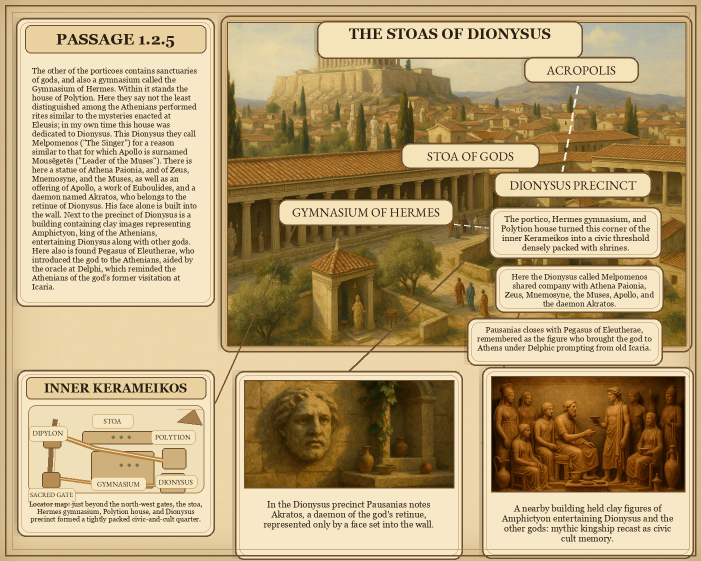
#> input picture graphic_book/images/1/2/5.png, 1402 x 1122 px (shown at 1/2 size)
$ python -i render_passage_1_4_5.py   (imports and definitions only)
#> lines starting #> are read from the running program, lines starting #| are printed output that depends on the picture
### graphic_book_fonts.py
"""Select explicit or installed serif fonts on macOS and Linux."""

import os
from pathlib import Path


def installed_font(variable: str, candidates: list[str]) -> str:
    """Honor configured fonts and fail before rendering if none is installed."""
#> called with variable = 'PAUSANIAS_GRAPHIC_BOOK_BODY_FONT'
    configured = os.environ.get(variable)
    if configured:
        candidates = [configured]
    for candidate in candidates:
        if Path(candidate).is_file():
            return candidate
#> further down, picture is the input picture: PIL image 1402x1122 RGB; mean R, G, B 183.6, 161.1, 119.5
    raise RuntimeError(f"Install a serif font or set {variable}; checked {candidates}")


BODY_FONT = installed_font(
    "PAUSANIAS_GRAPHIC_BOOK_BODY_FONT",
    [
        "/System/Library/Fonts/Supplemental/Georgia.ttf",
        "/usr/share/fonts/truetype/dejavu/DejaVuSerif.ttf",
        "/usr/share/fonts/truetype/liberation2/LiberationSerif-Regular.ttf",
    ],
)
TITLE_FONT = installed_font(
    "PAUSANIAS_GRAPHIC_BOOK_TITLE_FONT",
    [
        "/System/Library/Fonts/Supplemental/Georgia Bold.ttf",
        "/usr/share/fonts/truetype/dejavu/DejaVuSerif-Bold.ttf",
        "/usr/share/fonts/truetype/liberation2/LiberationSerif-Bold.ttf",
    ],
)
DISPLAY_FONT = installed_font(
    "PAUSANIAS_GRAPHIC_BOOK_DISPLAY_FONT",
    [
        str(Path.home() / "Library/Fonts/EBGaramond-VariableFont_wght.ttf"),
        BODY_FONT,
    ],
)

### graphic_book/render_passage_1_3_2.py
#!/usr/bin/env python3

from __future__ import annotations

import json
import sqlite3
import sys
from dataclasses import asdict, dataclass
from pathlib import Path

ROOT_DIR = Path(__file__).resolve().parents[1]
if str(ROOT_DIR) not in sys.path:
    sys.path.insert(0, str(ROOT_DIR))

from graphic_book_corpus import snapshot_path
from graphic_book_fonts import BODY_FONT, TITLE_FONT, DISPLAY_FONT

from PIL import Image, ImageDraw, ImageFilter, ImageFont, ImageOps


WIDTH = 1402
HEIGHT = 1122
PASSAGE_ID = "1.3.2"

PARCHMENT = "#efd9ab"
PARCHMENT_LIGHT = "#f7e8c8"
PARCHMENT_DEEP = "#d8bb86"
INK = "#2a1e13"
RULE = "#6f5130"
ROAD = "#b8823f"
ROAD_LIGHT = "#f4ead6"
WALL = "#8c6a3f"
CITY = "#cfb07a"
CITY_LIGHT = "#f6e7c0"
BRONZE = "#7b7655"


@dataclass
class FitRecord:
    name: str
    rect: tuple[int, int, int, int]
    font_path: str
    font_size: int
    text_bbox: tuple[int, int, int, int]
    text: str


def root_dir() -> Path:
    return ROOT_DIR


# [245 lines left out: functions load_translation, make_parchment, panel_shadow, paste_with_shadow, crop_to_fill, wrap_text and 6 more, not called in this run]


def draw_leader(draw: ImageDraw.ImageDraw, start: tuple[int, int], end: tuple[int, int]) -> None:
    draw.line((start, end), fill=RULE, width=3)
    draw.ellipse((start[0] - 5, start[1] - 5, start[0] + 5, start[1] + 5), fill=RULE)


# [6 lines left out: function draw_polyline_leader, not called in this run]


def add_border(draw: ImageDraw.ImageDraw) -> None:
    draw.rectangle((10, 10, WIDTH - 10, HEIGHT - 10), outline=RULE, width=3)
    draw.rectangle((24, 24, WIDTH - 24, HEIGHT - 24), outline="#9d7d4e", width=1)


# [263 lines left out: functions make_locator_map, render_page, main, not called in this run]


# [2 lines that do not run on import are left out]

### graphic_book/render_passage_1_4_5.py
#!/usr/bin/env python3

from __future__ import annotations

import json
import sys
from dataclasses import asdict
from pathlib import Path

ROOT_DIR = Path(__file__).resolve().parents[1]
if str(ROOT_DIR) not in sys.path:
    sys.path.insert(0, str(ROOT_DIR))

import sqlite3
from graphic_book_corpus import snapshot_path

from PIL import Image, ImageDraw, ImageEnhance, ImageOps

from graphic_book.render_passage_1_3_2 import (
    BODY_FONT,
    DISPLAY_FONT,
    FitRecord,
    HEIGHT,
    PARCHMENT_DEEP,
    RULE,
    TITLE_FONT,
    WIDTH,
    add_border,
    crop_to_fill,
    draw_fitted_text,
    draw_leader,
    draw_polyline_leader,
    framed_panel,
    make_inset_panel,
    make_label,
    make_note_panel,
    make_parchment,
    paste_with_shadow,
    root_dir,
)


PASSAGE_ID = "1.4.5"
ASSET_DIR = root_dir() / "graphic_book/assets/generated/1_4_5"
MAIN_ART = ASSET_DIR / "main_asia_minor_galatian_route.png"
MIDAS_ART = ASSET_DIR / "midas_anchor_spring.png"
PESSINUS_ART = ASSET_DIR / "pessinus_agdistis_attis.png"


# [17 lines left out: functions load_translation, validate_fit_records, not called in this run]


def warm_art(image: Image.Image) -> Image.Image:
    image = ImageEnhance.Contrast(image).enhance(1.04)
    image = ImageEnhance.Color(image).enhance(0.94)
    image = ImageEnhance.Sharpness(image).enhance(1.04)
    wash = Image.new("RGB", image.size, "#e7c995")
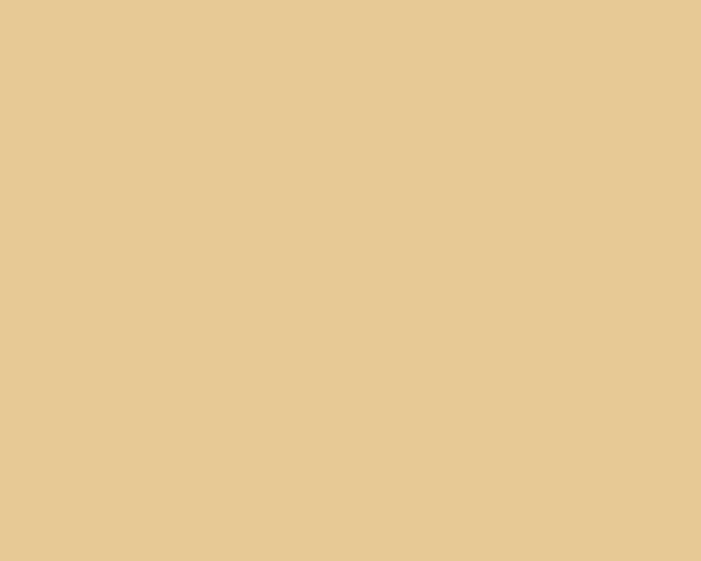
#> wash: PIL image 1402x1122 RGB (shown at 1/2 size); mean R, G, B 231, 201, 149
    image = Image.blend(image, wash, 0.055)
    grain = Image.effect_noise(image.size, 5).convert("L")
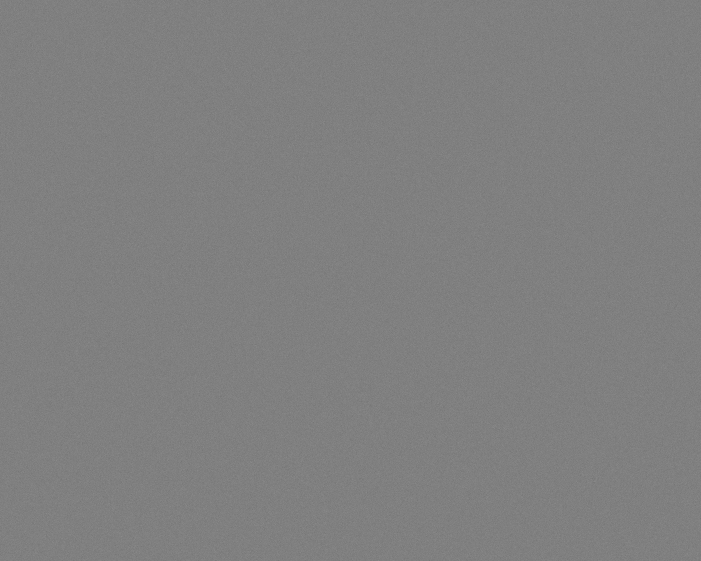
#> grain: PIL image 1402x1122 L (shown at 1/2 size); min 101, max 151, mean 127.5
    grain = ImageOps.autocontrast(grain)
    grain_rgb = ImageOps.colorize(grain, black="#a77b45", white="#fff0ca")
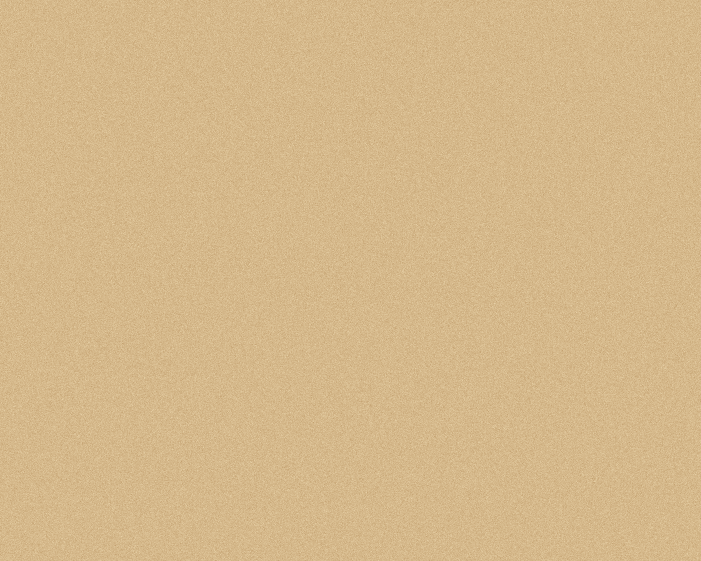
#> grain_rgb: PIL image 1402x1122 RGB (shown at 1/2 size); mean R, G, B 213, 184.3, 138.8
    return Image.blend(image, grain_rgb, 0.035)


# [208 lines left out: functions make_compact_callout, make_route_key, render_page, main, not called in this run]


# [2 lines not run here, left out]

>>> from PIL import Image
>>> picture = Image.open('images/1/2/5.png')
>>> result = warm_art(picture)
